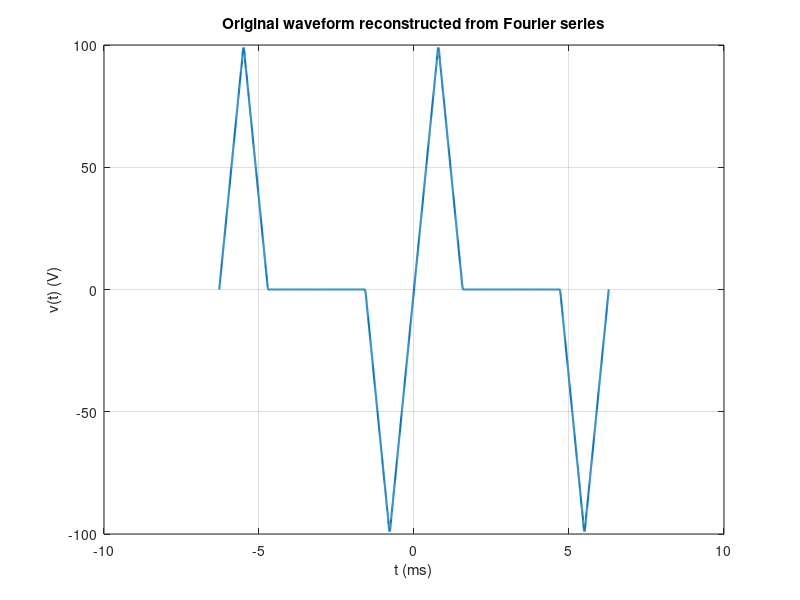
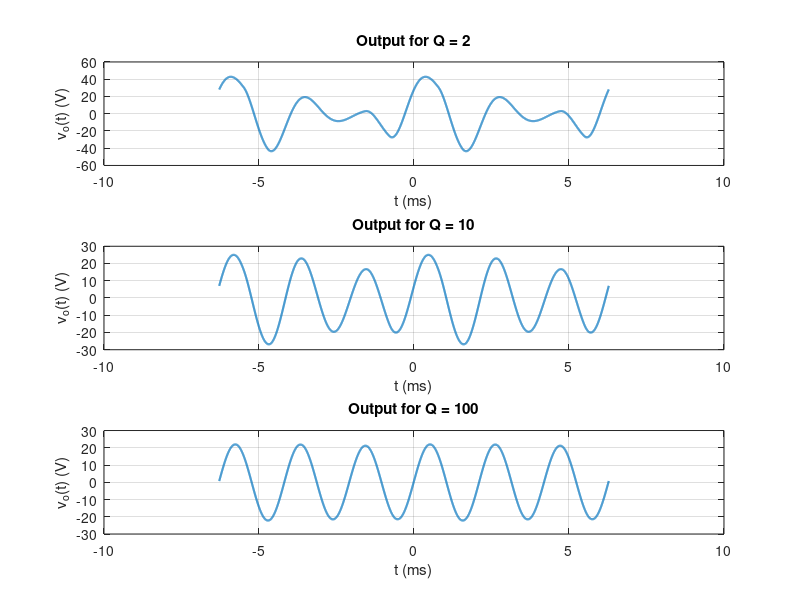

These charts were generated, in order, by the following MATLAB code:
% Circuit Theory coursework, Spring 2026, recovered from finalpart12.m.
% Student-specific Fourier coefficients and RLC response study.
% Fourier summation/plotting approach follows Jens Munk's UAA
% Fseries_ex2.m teaching example. This is a course-derived study.
% Exact submission/assessment context was not recovered.

clear; clc; close all;

% Given data
Vm = 100;
T  = 2*pi*1e-3;
w0 = 2*pi/T;          % 1000 rad/s
wr = 3*w0;            % center at 3rd harmonic

% Chosen filter values
L = 0.10;
C = 1/(wr^2 * L);

% Time vector
t = linspace(-T, T, 4000);

% Fourier coefficients
N = 80;
n = -N:N;
cn = zeros(size(n));

for k = 1:length(n)
    nn = n(k);
    if nn ~= 0
        cn(k) = -1j*(4*Vm/(pi^2*nn^2)) * ...
                (2*sin(nn*pi/4) - sin(nn*pi/2));
    else
        cn(k) = 0;
    end
end

% Reconstruct original signal
v = zeros(size(t));
for k = 1:length(n)
    v = v + cn(k)*exp(1j*n(k)*w0*t);
end
v = real(v);

figure;
plot(t*1e3, v, 'LineWidth', 1.5);
grid on;
xlabel('t (ms)');
ylabel('v(t) (V)');
title('Original waveform reconstructed from Fourier series');

% Output plots for different Q
Qlist = [2 10 100];

figure;
for qIndex = 1:length(Qlist)
    Q = Qlist(qIndex);

    H = zeros(size(n));
    for k = 1:length(n)
        nn = n(k);
        if nn ~= 0
            H(k) = 1 / (1 + 1j*Q*(nn/3 - 3/nn));
        else
            H(k) = 0;
        end
    end

    vo = zeros(size(t));
    for k = 1:length(n)
        vo = vo + cn(k)*H(k)*exp(1j*n(k)*w0*t);
    end
    vo = real(vo);

    subplot(3,1,qIndex);
    plot(t*1e3, vo, 'LineWidth', 1.5);
    grid on;
    xlabel('t (ms)');
    ylabel('v_o(t) (V)');
    title(['Output for Q = ', num2str(Q)]);
end
